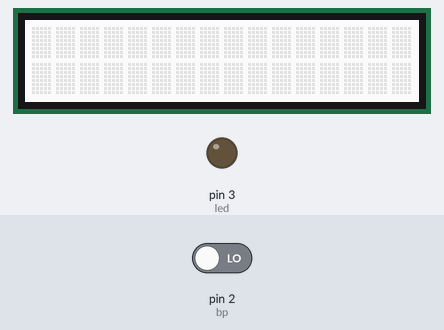
Bench run of a sketch on a simulated Arduino Uno, built with avr-gcc and run on an emulated ATmega328P. Parts: 16×2 character LCD, output pins drawn as LEDs (lit = HIGH). Dashed ring = blinking. The test bench sets the inputs (shaded band); at power-on: pin 2 (bp) LOW.

Above: at 1.2 s.
1.3 s: pin 2 (bp) driven HIGH
At 4.2 s:
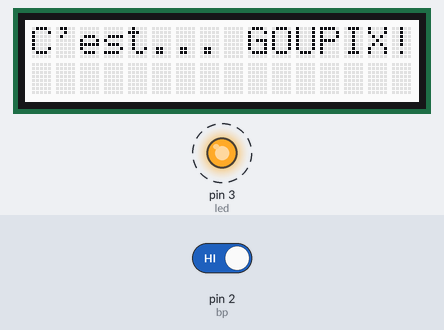
4.3 s: pin 2 (bp) driven LOW
At 5.2 s:
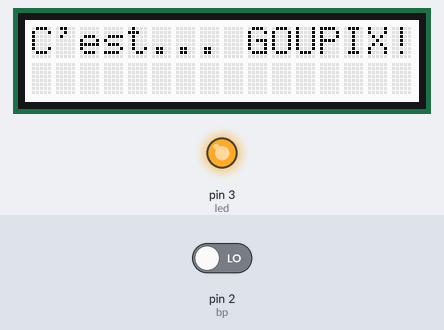
Timing chart, 0 to 7.3 s (numbered marks = the images above; inputs shaded):
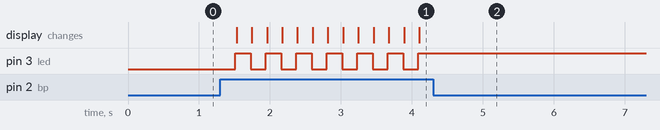

The sketch:

LCD_r_solu.ino
```cpp
#include <Wire.h>
#include "rgb_lcd.h"
rgb_lcd lcd;

int led = 3;

int bp = 2;
boolean state = true;

void setup() {
 lcd.begin(16, 2);
pinMode(led, OUTPUT);


}
void loop() {
  if (digitalRead (bp) == HIGH) {
     if (state == false) {

digitalWrite (led, HIGH);
lcd.noDisplay();
lcd.display();
lcd.print("C'est... GOUPIX!");

}
else {

digitalWrite (led, LOW);

lcd.clear();
delay(10);
}
Serial.println(" ");
state = !state;
delay (200);
}
}
```

Measured:
- after the input at 1.3 s, pin 3 (led): alternates HIGH for 0.22 s and LOW for 0.21 s, starting after 0.21 s; the display: changes after 0.23 s (image 1)
- after the input at 4.3 s, pin 3 (led): stops changing and stays HIGH
